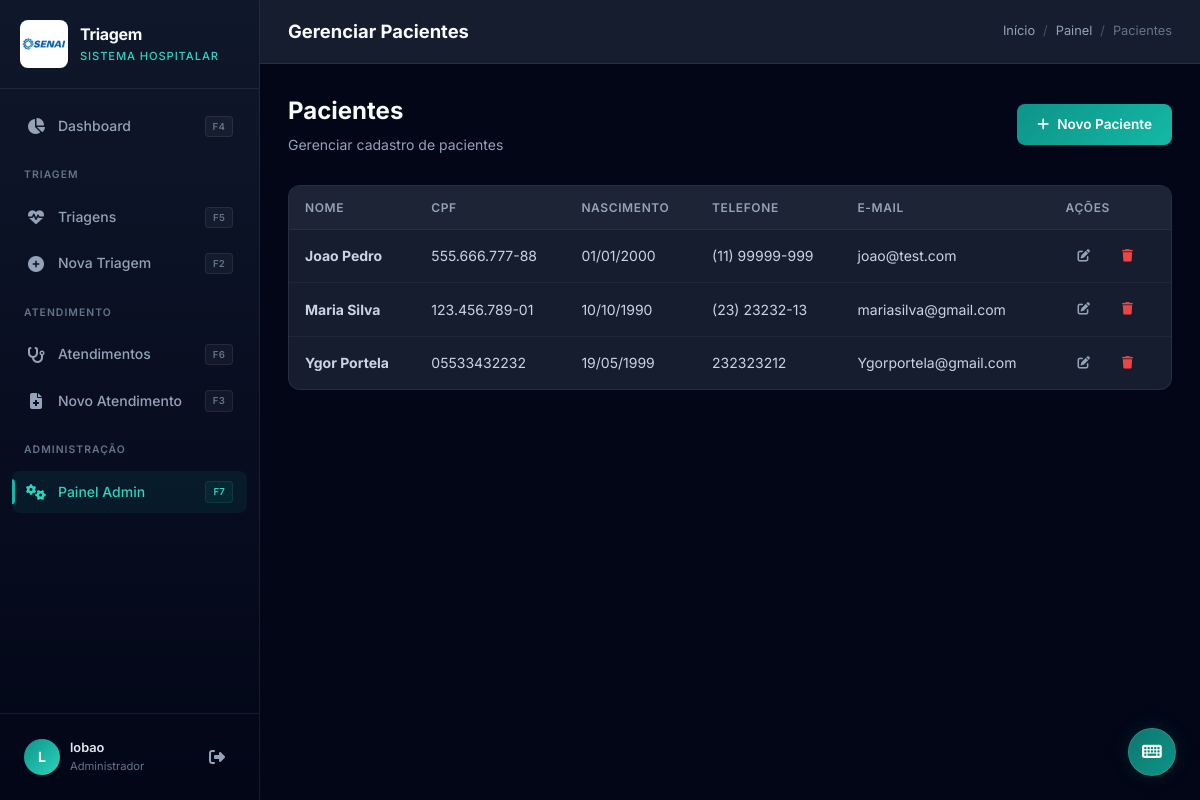
/painel/pacientes/ (signed in), run on the app's committed database.
### cadastro/models.py (models this page shows, shortened)
class Paciente(models.Model):
    nome = models.CharField(max_length=32)
    sobrenome = models.CharField(max_length=32)
    cpf = models.CharField(max_length=15,
                            unique=True,
                            db_index=True)
    data_nascimento = models.DateField()
    numero_telefone = models.CharField(max_length=15)
    email = models.EmailField()

### painel/views.py (the view)
# urls.py: path('pacientes/', views.PacienteListView.as_view(), name='painel_pacientes'),
class PacienteListView(AdminRequiredMixin, ListView):
    model = Paciente
    template_name = 'painel/paciente_list.html'
    context_object_name = 'pacientes'
    ordering = ['nome', 'sobrenome']

### painel/templates/painel/paciente_list.html (shortened to what this page needs)
{% extends 'base.html' %}
{% block topbar_title %}Gerenciar Pacientes{% endblock %}
{% block breadcrumb %}
<a href="{% url 'dashboard' %}">Início</a><span class="separator">/</span>
<a href="{% url 'painel_home' %}">Painel</a><span class="separator">/</span>
<span>Pacientes</span>
{% endblock %}
{% block content %}
<div class="page-header">
  <div>
    <h1>Pacientes</h1>
    <p>Gerenciar cadastro de pacientes</p>
  </div>
  <a href="{% url 'painel_paciente_create' %}" class="btn btn-primary">
    <i class="fas fa-plus"></i> Novo Paciente
  </a>
</div>
<div class="card">
  <div class="card-body" style="padding: 0;">
    <div class="table-container">
      <table>
        <thead>
          <tr><th>Nome</th><th>CPF</th><th>Nascimento</th><th>Telefone</th><th>E-mail</th><th>Ações</th></tr>
        </thead>
        <tbody>
          {% for p in pacientes %}
          <tr>
            <td><strong>{{ p.nome }} {{ p.sobrenome }}</strong></td>
            <td>{{ p.cpf }}</td>
            <td>{{ p.data_nascimento|date:"d/m/Y" }}</td>
            <td>{{ p.numero_telefone }}</td>
            <td>{{ p.email }}</td>
            <td>
              <div class="flex gap-2">
                <a href="{% url 'painel_paciente_update' p.pk %}" class="btn btn-ghost btn-sm"><i class="fas fa-edit"></i></a>
                <a href="{% url 'painel_paciente_delete' p.pk %}" class="btn btn-ghost btn-sm" style="color: var(--danger);"><i class="fas fa-trash"></i></a>
              </div>
            </td>
          </tr>
          {% empty %}
          <tr><td colspan="6"><div class="empty-state"><i class="fas fa-user-injured"></i><h3>Nenhum paciente cadastrado</h3></div></td></tr>
          {% endfor %}
        </tbody>
      </table>
    </div>
  </div>
</div>
{% endblock %}

### templates/base.html (shortened to what this page needs)
{% load static %}
<!DOCTYPE html>
<html lang="pt-br">
<head>
  <link rel="stylesheet" href="{% static 'css/base.css' %}">
  <link rel="stylesheet" href="https://cdnjs.cloudflare.com/ajax/libs/font-awesome/6.5.1/css/all.min.css">
</head>
<body>
  <div class="app">
    <aside class="sidebar" id="sidebar">
      <div class="sidebar-header">
        <img src="{% static 'img/senai_logo.png' %}" alt="SENAI" class="sidebar-logo">
        <div class="sidebar-brand">
          <h2>Triagem</h2>
          <span>Sistema Hospitalar</span>
        </div>
      </div>
      <nav class="sidebar-nav">
        <a href="{% url 'dashboard' %}" class="nav-link" id="nav-dashboard">
          <i class="fas fa-chart-pie"></i>
          <span>Dashboard</span>
          <kbd class="nav-kbd">F4</kbd>
        </a>
        <div class="nav-section">Triagem</div>
        <a href="{% url 'triagem_list' %}" class="nav-link" id="nav-triagem">
          <i class="fas fa-heartbeat"></i>
          <span>Triagens</span>
          <kbd class="nav-kbd">F5</kbd>
        </a>
        <a href="{% url 'triagem_create' %}" class="nav-link" id="nav-new-triagem">
          <i class="fas fa-plus-circle"></i>
          <span>Nova Triagem</span>
          <kbd class="nav-kbd">F2</kbd>
        </a>
        <div class="nav-section">Atendimento</div>
        <a href="{% url 'atendimento_list' %}" class="nav-link" id="nav-atendimento">
          <i class="fas fa-stethoscope"></i>
          <span>Atendimentos</span>
          <kbd class="nav-kbd">F6</kbd>
        </a>
        <a href="{% url 'atendimento_create' %}" class="nav-link" id="nav-new-atendimento">
          <i class="fas fa-file-medical"></i>
          <span>Novo Atendimento</span>
          <kbd class="nav-kbd">F3</kbd>
        </a>
        <div class="nav-section">Administração</div>
        <a href="{% url 'painel_home' %}" class="nav-link" id="nav-admin">
          <i class="fas fa-cogs"></i>
          <span>Painel Admin</span>
          <kbd class="nav-kbd">F7</kbd>
        </a>
      </nav>
      <div class="sidebar-footer">
        <div class="sidebar-user">
          <div class="user-avatar">
            {{ user.username|make_list|first|upper }}
          </div>
          <div class="user-info">
            <div class="name">{{ user.username }}</div>
            <div class="role">{% if user.is_superuser %}Administrador{% else %}Usuário{% endif %}</div>
          </div>
          <a href="{% url 'logout' %}" class="btn-icon" title="Sair" id="btn-logout">
            <i class="fas fa-sign-out-alt"></i>
          </a>
        </div>
      </div>
    </aside>
    <main class="main-content">
      <header class="topbar">
        <div class="topbar-left">
          <h2 class="topbar-title">{% block topbar_title %}Dashboard{% endblock %}</h2>
        </div>
        <div class="topbar-right">
          <div class="breadcrumb">
            {% block breadcrumb %}{% endblock %}
          </div>
        </div>
      </header>
      <div class="page-content fade-in">
        {% block content %}{% endblock %}
      </div>
    </main>
  </div>
</body>
</html>

### data on the page
Paciente: nome "Joao", sobrenome "Pedro", cpf "555.666.777-88", data_nascimento "01/01/2000", numero_telefone "(11) 99999-999", email "joao@test.com"
Paciente: nome "Maria", sobrenome "Silva", cpf "123.456.789-01", data_nascimento "10/10/1990", numero_telefone "(23) 23232-13", email "mariasilva@gmail.com"
Paciente: nome "Ygor", sobrenome "Portela", cpf "05533432232", data_nascimento "19/05/1999", numero_telefone "232323212", email "Ygorportela@gmail.com"

### other printed values
{{ user.username|make_list|first|upper }} "L"
{{ user.username }} "lobao"
